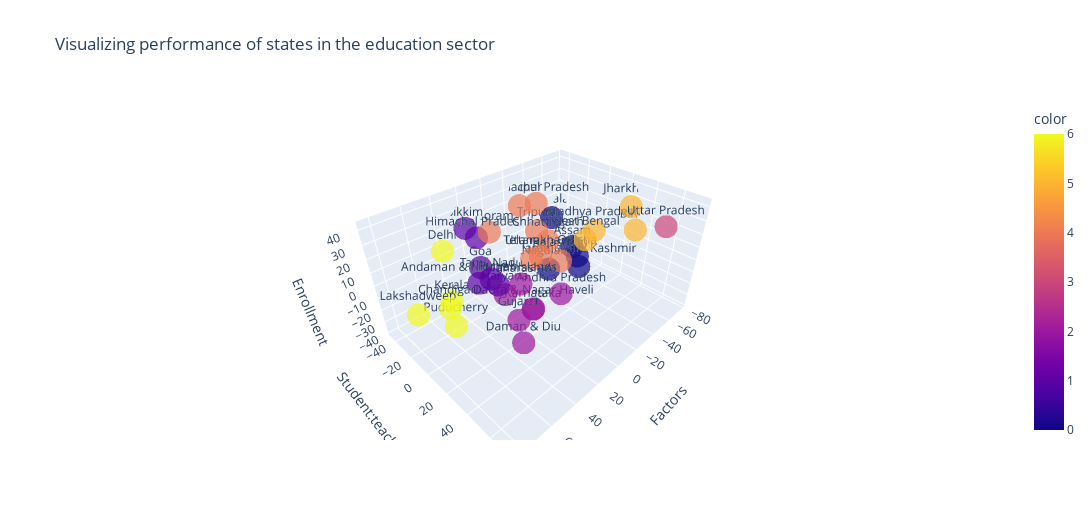

Source (notebook cell):
### Markdown cell above
https://towardsdatascience.com/unsupervised-machine-learning-affinity-propagation-algorithm-explained-d1fef85f22c8

### Code cell
figtot.show()

### Figure 1 — Plotly figure (JSON) as saved in the notebook; plotly's stock layout.template omitted (floating-point values rounded to 4 significant figures)
{"data": [{"hovertemplate": "Factors=%{x}<br>Student:teacher ratio=%{y}<br>Enrollment=%{z}<br>text=%{text}<br>color=%{marker.color}<extra></extra>", "legendgroup": "", "marker": {"color": [1, 2, 4, 0, 5, 6, 4, 2, 2, 6, 1, 2, 2, 1, 0, 5, 2, 6, 6, 5, 2, 4, 0, 4, 0, 0, 6, 1, 4, 1, 1, 4, 4, 3, 4, 5], "coloraxis": "coloraxis", "opacity": 0.7, "symbol": "circle"}, "mode": "markers+text", "name": "", "scene": "scene", "showlegend": false, "text": ["Andaman & Nicobar Islands", "Andhra Pradesh", "Arunachal Pradesh", "Assam", "Bihar", "Chandigarh", "Chhattisgarh", "Dadra & Nagar Haveli", "Daman & Diu", "Delhi", "Goa", "Gujarat", "Haryana", "Himachal Pradesh", "Jammu And Kashmir", "Jharkhand", "Karnataka", "Kerala", "Lakshadweep", "Madhya Pradesh", "Maharashtra", "Manipur", "Meghalaya", "Mizoram", "Nagaland", "Odisha", "Puducherry", "Punjab", "Rajasthan", "Sikkim", "Tamil Nadu", "Telangana", "Tripura", "Uttar Pradesh", "Uttarakhand", "West Bengal"], "type": "scatter3d", "x": [41.36, 1.079, -35.21, -64.48, -76.65, 69.07, -19.95, 15.83, 29.49, 57.67, 34.02, 32.15, 28.4, 30.24, -44.09, -73.45, 8.34, 63.05, 82.62, -53.61, 25.47, -30.09, -67.57, 1.887, -29.98, -53.62, 66.4, 32.9, -19.49, 23.27, 37.21, -8.241, -32.17, -35.05, -7.521, -29.29], "y": [-3.387, 29.07, -30.88, -19.06, 30.51, 6.801, -3.536, 18.55, 22.93, -12.31, -10.55, 22.28, 5.382, -17.21, 5.921, 26.41, 10.13, -1.178, -6.326, 10.58, 17.78, -44.07, -45.66, -41.6, -12.32, -3.874, 5.269, 4.895, 9.165, -39.56, 3.958, -8.115, -27.71, 74.25, 1.43, 22.02], "z": [2.354, -10.33, 20.94, -24.41, 6.417, 4.823, 6.874, -20.56, -39.02, 29.31, 7.121, -17.81, -9.003, 24.62, -22.37, 24.94, -30.73, 1.813, 0.2794, 7.376, 4.565, 16.24, -8.606, 7.234, -26.79, -21.79, -11.54, 0.8225, -3.84, 19.67, 7.31, -5.138, 0.01067, 42.86, 1.848, 14.52]}], "layout": {"coloraxis": {"colorbar": {"title": {"text": "color"}}, "colorscale": [[0, "#0d0887"], [0.1111, "#46039f"], [0.2222, "#7201a8"], [0.3333, "#9c179e"], [0.4444, "#bd3786"], [0.5556, "#d8576b"], [0.6667, "#ed7953"], [0.7778, "#fb9f3a"], [0.8889, "#fdca26"], [1, "#f0f921"]]}, "height": 520, "legend": {"tracegroupgap": 0}, "scene": {"domain": {"x": [0, 1], "y": [0, 1]}, "xaxis": {"title": {"text": "Factors"}}, "yaxis": {"title": {"text": "Student:teacher ratio"}}, "zaxis": {"title": {"text": "Enrollment"}}}, "title": {"text": "Visualizing performance of states in the education sector"}, "width": 1200}}
